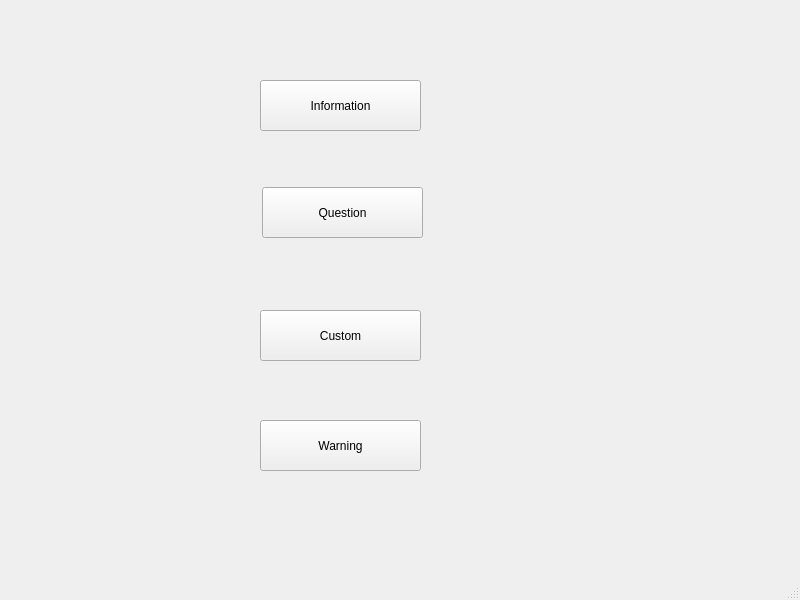
<?xml version="1.0" encoding="UTF-8"?>
<ui version="4.0">
 <class>MainWindow</class>
 <widget class="QMainWindow" name="MainWindow">
  <property name="geometry">
   <rect>
    <x>0</x>
    <y>0</y>
    <width>800</width>
    <height>600</height>
   </rect>
  </property>
  <property name="windowTitle">
   <string>Mohith</string>
  </property>
  <widget class="QWidget" name="centralwidget">
   <widget class="QPushButton" name="pushButton">
    <property name="geometry">
     <rect>
      <x>260</x>
      <y>80</y>
      <width>161</width>
      <height>51</height>
     </rect>
    </property>
    <property name="text">
     <string>Information</string>
    </property>
   </widget>
   <widget class="QPushButton" name="pushButton_2">
    <property name="geometry">
     <rect>
      <x>262</x>
      <y>187</y>
      <width>161</width>
      <height>51</height>
     </rect>
    </property>
    <property name="text">
     <string>Question</string>
    </property>
   </widget>
   <widget class="QPushButton" name="pushButton_3">
    <property name="geometry">
     <rect>
      <x>260</x>
      <y>310</y>
      <width>161</width>
      <height>51</height>
     </rect>
    </property>
    <property name="text">
     <string>Custom</string>
    </property>
   </widget>
   <widget class="QPushButton" name="pushButton_4">
    <property name="geometry">
     <rect>
      <x>260</x>
      <y>420</y>
      <width>161</width>
      <height>51</height>
     </rect>
    </property>
    <property name="text">
     <string>Warning</string>
    </property>
   </widget>
  </widget>
  <widget class="QMenuBar" name="menubar">
   <property name="geometry">
    <rect>
     <x>0</x>
     <y>0</y>
     <width>800</width>
     <height>26</height>
    </rect>
   </property>
  </widget>
  <widget class="QStatusBar" name="statusbar"/>
 </widget>
 <resources/>
 <connections/>
</ui>
